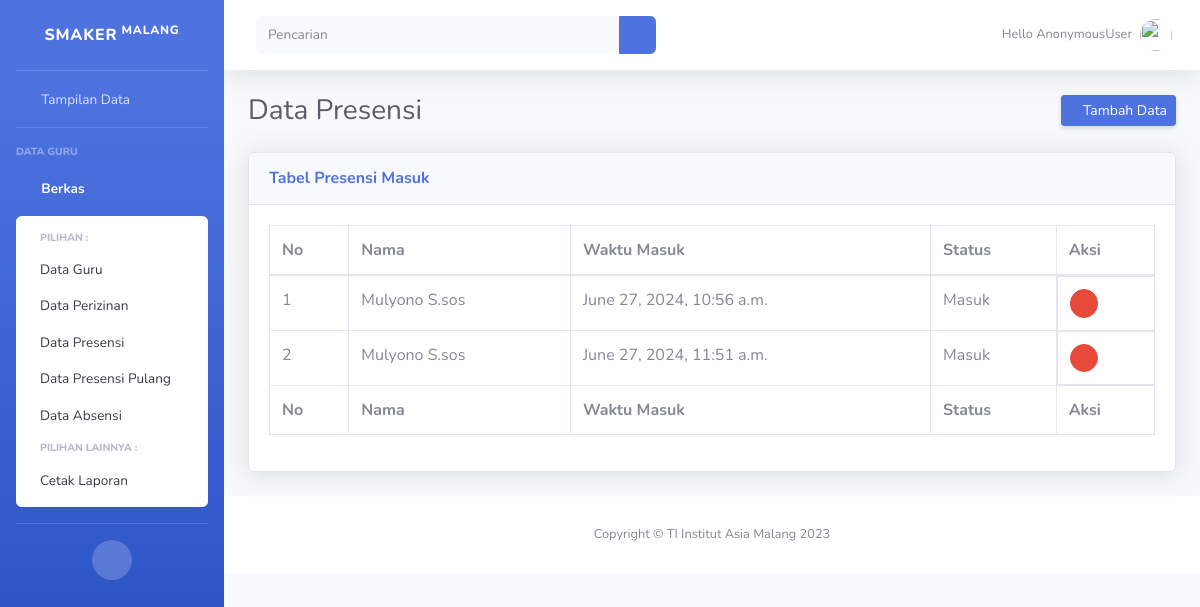
/presensi/, run on an earlier commit of the app's database.
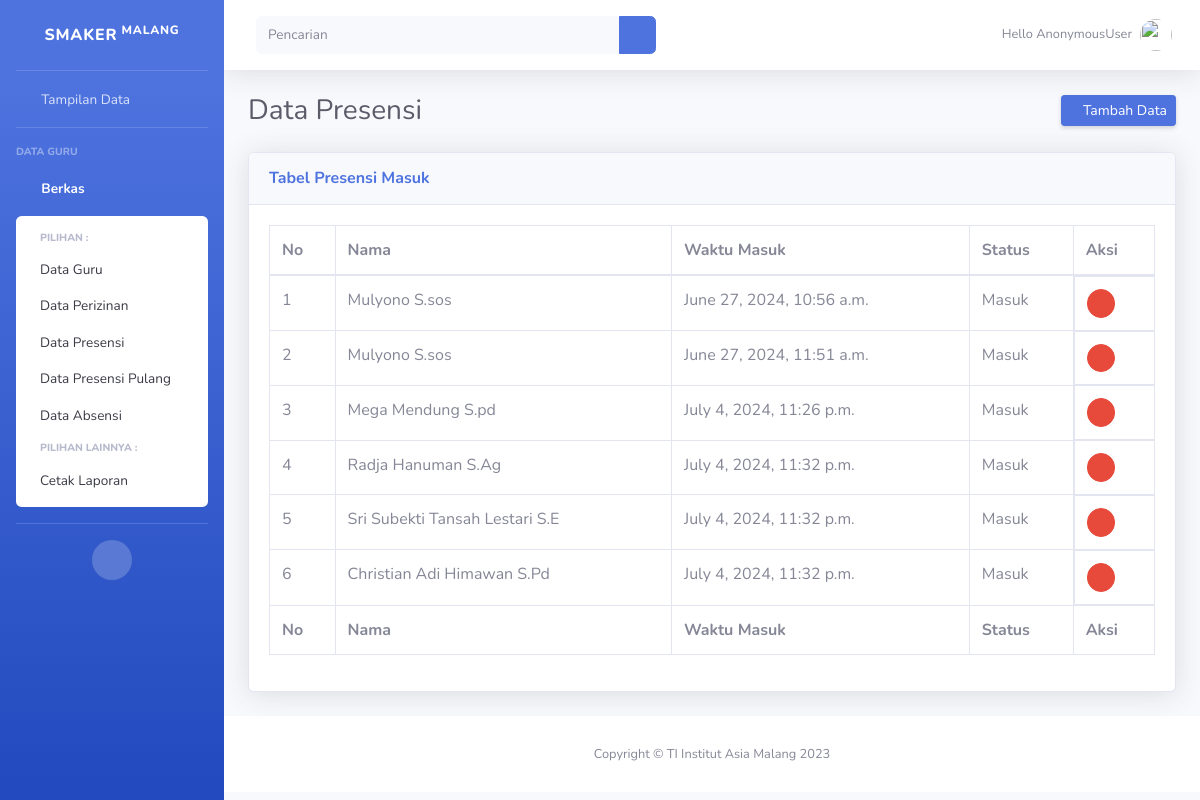
And on a later commit of the database.
### presensi/models.py (models this page shows, shortened)
class Presensi(models.Model):
    nama=models.ForeignKey(Biodata,on_delete=models.CASCADE,null=True)
    status=models.CharField(max_length=10, default="Masuk")
    tgl=models.DateTimeField(default=datetime.now, blank=True)

### biodata/models.py (models this page shows)
class Biodata(models.Model):
    nama=models.CharField(max_length=50)
    nip=models.CharField(max_length=8)
    jk=models.ForeignKey(Jenis, on_delete=models.CASCADE,null=True)
    agama=models.ForeignKey(Agama, on_delete=models.CASCADE,null=True)
    alamat=models.TextField()
    mapel=models.CharField(max_length=50)
    def __str__(self):
        return str(self.nama)

### presensi/views.py (the view)
# urls.py: path('presensi/',presensi),
def presensi(request):
    presensi=Presensi.objects.all()
    biodata=Biodata.objects.all()
    konteks={
        'presensi':presensi,
        'biodata':biodata,
    }
    return render(request,'Back-end/Presensi/data_presensi.html',konteks)

### template/Back-end/Presensi/data_presensi.html (shortened to what this page needs)
{% extends 'base.html' %}
{% load static %}
{% block content%}
    <div class="d-sm-flex align-items-center justify-content-between mb-4">
        <h1 class="h3 mb-0 text-gray-800">Data Presensi</h1>
        <a href="/tambahpre/" class="d-none d-sm-inline-block btn btn-sm btn-primary shadow-sm"><i
                class="fas fa-download fa-sm text-white-50"></i> Tambah Data </a>
    </div>
    <div class="card shadow mb-4">
        <div class="card-header py-3">
            <h6 class="m-0 font-weight-bold text-primary">Tabel Presensi Masuk</h6>
        </div>
        <div class="card-body">
            <div class="table-responsive">
                <table class="table table-bordered" id="dataTable" width="100%" cellspacing="0">
                    <thead>
                        <tr>
                            <th>No</th>
                            <th>Nama</th>
                            <th>Waktu Masuk</th>
                            <th>Status</th>
                            <th>Aksi</th>
                        </tr>
                    </thead>
                    <tfoot>
                        <tr>
                            <th>No</th>
                            <th>Nama</th>
                            <th>Waktu Masuk</th>
                            <th>Status</th>
                            <th>Aksi</th>
                        </tr>
                    </tfoot>
                    <tbody>
                        {% for Presensi in presensi  %}
                        <tr>
                            <td>{{ Presensi.id }}</td>
                            <td>{{ Presensi.nama.nama }}</td>
                            <td>{{ Presensi.tgl }}</td>
                            <td>{{ Presensi.status }}</td>
                            <td style="display: flex;">
                                <button data-toggle="modal" data-target="#hapus{{ Presensi.id }}" style="margin-right: auto;" class="btn btn-danger btn-circle btn-sm">
                                    <i class="fas fa-trash"></i>
                                </button>
                            </td>
                        </tr>
                        {% endfor %}
                    </tbody>
                </table>
            </div>
        </div>
    </div>
{% endblock %}

What changed in the data, as far as the page shows it:
added Presensi: id "3", nama.nama "Mega Mendung S.pd", tgl "July 4, 2024, 11:26 p.m.", status "Masuk"
added Presensi: id "4", nama.nama "Radja Hanuman S.Ag", tgl "July 4, 2024, 11:32 p.m.", status "Masuk"
added Presensi: id "5", nama.nama "Sri Subekti Tansah Lestari S.E", tgl "July 4, 2024, 11:32 p.m.", status "Masuk"
added Presensi: id "6", nama.nama "Christian Adi Himawan S.Pd", tgl "July 4, 2024, 11:32 p.m.", status "Masuk"
